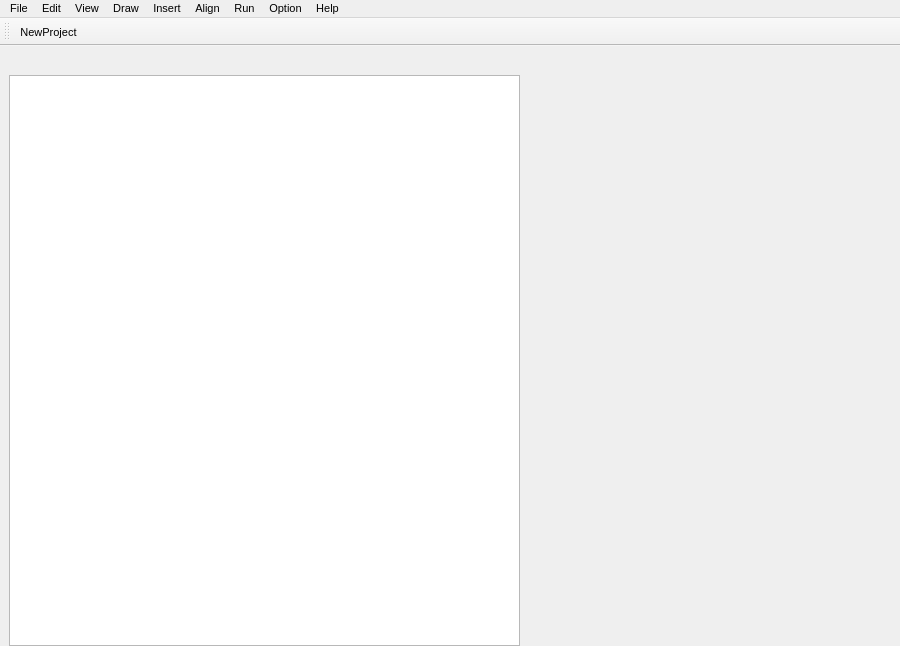
<?xml version="1.0" encoding="UTF-8"?>
<ui version="4.0">
 <class>QT_MarkClass</class>
 <widget class="QMainWindow" name="QT_MarkClass">
  <property name="geometry">
   <rect>
    <x>0</x>
    <y>0</y>
    <width>900</width>
    <height>641</height>
   </rect>
  </property>
  <property name="minimumSize">
   <size>
    <width>0</width>
    <height>0</height>
   </size>
  </property>
  <property name="font">
   <font>
    <pointsize>8</pointsize>
   </font>
  </property>
  <property name="windowTitle">
   <string>Cyberlase</string>
  </property>
  <widget class="QWidget" name="centralWidget">
   <property name="minimumSize">
    <size>
     <width>900</width>
     <height>600</height>
    </size>
   </property>
   <widget class="QGraphicsView" name="graphicsView">
    <property name="geometry">
     <rect>
      <x>9</x>
      <y>29</y>
      <width>511</width>
      <height>571</height>
     </rect>
    </property>
   </widget>
  </widget>
  <widget class="QMenuBar" name="menuBar">
   <property name="geometry">
    <rect>
     <x>0</x>
     <y>0</y>
     <width>900</width>
     <height>21</height>
    </rect>
   </property>
   <widget class="QMenu" name="menufie">
    <property name="title">
     <string>File</string>
    </property>
    <addaction name="actionNew"/>
    <addaction name="actionOpen"/>
    <addaction name="actionSave"/>
    <addaction name="actionSave_As"/>
    <addaction name="separator"/>
    <addaction name="actionExit"/>
   </widget>
   <widget class="QMenu" name="menuEdit">
    <property name="title">
     <string>Edit</string>
    </property>
   </widget>
   <widget class="QMenu" name="menuView">
    <property name="title">
     <string>View</string>
    </property>
   </widget>
   <widget class="QMenu" name="menuDraw">
    <property name="title">
     <string>Draw</string>
    </property>
   </widget>
   <widget class="QMenu" name="menuInsert">
    <property name="title">
     <string>Insert</string>
    </property>
   </widget>
   <widget class="QMenu" name="menuAlign">
    <property name="title">
     <string>Align</string>
    </property>
   </widget>
   <widget class="QMenu" name="menuRun">
    <property name="title">
     <string>Run</string>
    </property>
   </widget>
   <widget class="QMenu" name="menuOption">
    <property name="title">
     <string>Option</string>
    </property>
   </widget>
   <widget class="QMenu" name="menuHelp">
    <property name="title">
     <string>Help</string>
    </property>
   </widget>
   <addaction name="menufie"/>
   <addaction name="menuEdit"/>
   <addaction name="menuView"/>
   <addaction name="menuDraw"/>
   <addaction name="menuInsert"/>
   <addaction name="menuAlign"/>
   <addaction name="menuRun"/>
   <addaction name="menuOption"/>
   <addaction name="menuHelp"/>
  </widget>
  <widget class="QToolBar" name="toolBar">
   <property name="windowTitle">
    <string>toolBar</string>
   </property>
   <attribute name="toolBarArea">
    <enum>TopToolBarArea</enum>
   </attribute>
   <attribute name="toolBarBreak">
    <bool>true</bool>
   </attribute>
   <addaction name="actionNewProject"/>
  </widget>
  <action name="actionNew">
   <property name="text">
    <string>New</string>
   </property>
  </action>
  <action name="actionOpen">
   <property name="text">
    <string>Open...</string>
   </property>
  </action>
  <action name="actionSave">
   <property name="text">
    <string>Save</string>
   </property>
  </action>
  <action name="actionSave_As">
   <property name="text">
    <string>Save As</string>
   </property>
  </action>
  <action name="actionExit">
   <property name="text">
    <string>Exit</string>
   </property>
  </action>
  <action name="actionNewProject">
   <property name="text">
    <string>NewProject</string>
   </property>
  </action>
 </widget>
 <layoutdefault spacing="6" margin="11"/>
 <resources>
  <include location="QT_Mark.qrc"/>
 </resources>
 <connections/>
</ui>
